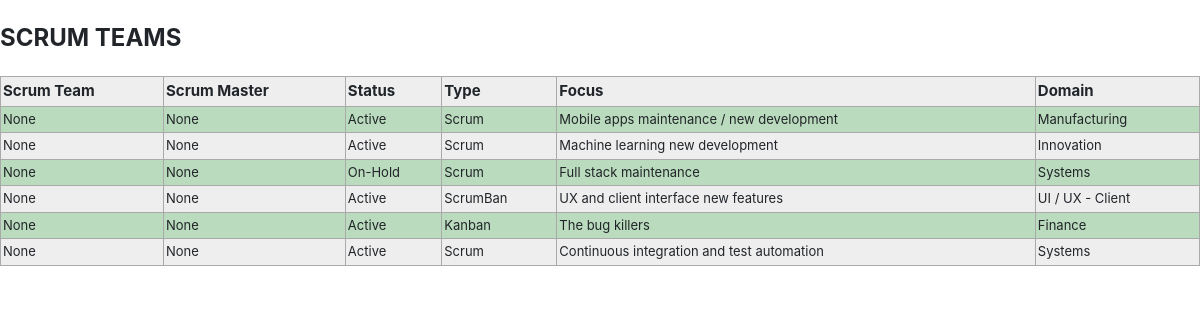
/all_teams/, run on the app's committed database.
### TeamXapp/models.py (models this page shows, shortened)
class ScrumTeam(models.Model):
    team_name = models.CharField(max_length=30, verbose_name="Scrum Team Name", null=True, blank=True)
    team_type = models.ForeignKey("ScrumTeamType", on_delete=models.PROTECT, null=True, blank=True, verbose_name="Team Type")
    current_focus = models.TextField(blank=True, null=True, verbose_name="Current Focus")
    scrum_master = models.ForeignKey("AllMembers", on_delete=models.DO_NOTHING, null=True, blank=True, verbose_name="Scrum Master")
    team_status = models.ForeignKey("ScrumTeamStatus", on_delete=models.DO_NOTHING, null=True, blank=True, verbose_name="Team Status")
    domain = models.ForeignKey('Domain', null=True, blank=True, on_delete=models.DO_NOTHING, verbose_name="Domain")
    class Meta:
        verbose_name = 'Scrum Team'
        verbose_name_plural = 'Scrum Teams'

class ScrumTeamStatus(models.Model):
    name = models.CharField(max_length=30)
    def __str__(self):
        return self.name
    class Meta:
        verbose_name = 'Scrum Team Status'
        verbose_name_plural = 'Scrum Team Status'

class ScrumTeamType(models.Model):
    name = models.CharField(max_length=30)
    def __str__(self):
        return self.name
    class Meta:
        verbose_name = 'Scrum Team Type'
        verbose_name_plural = 'Scrum Team Types'

class Domain(models.Model):
    domain_name = models.CharField(max_length=30, null=True, blank=True)
    def __str__(self):
        return self.domain_name
    class Meta:
        verbose_name = 'Domain'
        verbose_name_plural = 'Domains'

### TeamXapp/views.py (the view)
# urls.py: path('all_teams/' , all_teams    , name ='all_teams'),
def all_teams(request, *args, **kwargs):
    team = ScrumTeam.objects.all()
    context = {"teams" : team}
    target_page = './html/all_teams.html'
    return render(request, target_page, context)

### templates/html/all_teams.html (shortened to what this page needs)
{% extends "base.html" %}
{% block content %}
<div class="ScrumTeam">SCRUM TEAMS</div>
    <table class="blueTable">
        <tr>
            <th class="">Scrum Team</th>
            <th class="">Scrum Master</th>
            <th class="">Status</th>
            <th class="">Type</th>
            <th class="">Focus</th>
            <th class="">Domain</th>
        </tr>
        {% for team in teams %}
            <tr>
                <td class="">{{ team.team_name }}</td>
                <td class="">{{ team.scrum_master}}</td>
                <td class="">{{ team.team_status}}</td>
                <td class="">{{ team.team_type}} </td>
                <td class="">{{ team.current_focus}}</td>
                <td class="">{{ team.domain}}</td>
        {% endfor %}
        </tr>
    </table>
{% endblock%}

### templates/base.html (shortened to what this page needs)
<!DOCTYPE html>
<html lang="en">
    <head>
        {% load static %}
        <link rel="stylesheet" href="{% static "./css/w3.css" %}">
        <link rel="stylesheet" href="{% static "./css/style.css" %}">
        <link rel="stylesheet" href="https://maxcdn.bootstrapcdn.com/bootstrap/4.3.1/css/bootstrap.min.css">
    </head>
    <body>
        {% block content %}
        {% endblock %}
    </body>
</html>

### static/css/w3.css (style rules this page uses)
*,*:before,*:after { box-sizing:inherit }
html { -ms-text-size-adjust:100%;-webkit-text-size-adjust:100% }
body { margin:0 }
html,body { font-family:Verdana,sans-serif;font-size:15px;line-height:1.5 }
html { overflow-x:hidden }

### static/css/style.css (style rules this page uses)
html { scroll-behavior: smooth; }
body, html { height: 100% }

### templates/html/all_teams.html (style rules this page uses)
.ScrumTeam { font-size: 24px; font-weight: bold; margin-top: 20px; margin-bottom: 20px; }
table.blueTable { border: 1px solid #1C6EA4; background-color: #EEEEEE; width: 100%; text-align: left; border-collapse: collapse; }
table.blueTable td, table.blueTable th { border: 1px solid #AAAAAA; padding: 3px 2px; }
table.blueTable tbody td { font-size: 13px; }
table.blueTable tr:nth-child(even) { background: #badbbd; }

### data on the page
ScrumTeam: team_name "None", scrum_master "None", team_status "Active", team_type "Scrum", current_focus "Mobile apps maintenance / new development", domain "Manufacturing"
ScrumTeam: team_name "None", scrum_master "None", team_status "Active", team_type "Scrum", current_focus "Machine learning new development", domain "Innovation"
ScrumTeam: team_name "None", scrum_master "None", team_status "On-Hold", team_type "Scrum", current_focus "Full stack maintenance", domain "Systems"
ScrumTeam: team_name "None", scrum_master "None", team_status "Active", team_type "ScrumBan", current_focus "UX and client interface new features", domain "UI / UX - Client"
ScrumTeam: team_name "None", scrum_master "None", team_status "Active", team_type "Kanban", current_focus "The bug killers", domain "Finance"
ScrumTeam: team_name "None", scrum_master "None", team_status "Active", team_type "Scrum", current_focus "Continuous integration and test automation", domain "Systems"
